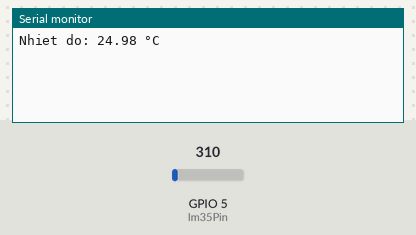
Bench run of a sketch on a simulated ESP32-S3. Parts: the last lines printed to the serial monitor. The inputs (shaded band) are chosen by the test bench; at power-on: GPIO 5 (lm35Pin) = 310.

Above: at 1.2 s.
1.3 s: GPIO 5 (lm35Pin) set to 372
At 1.3 s:
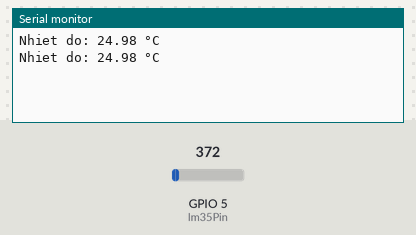
2.8 s: GPIO 5 (lm35Pin) set to 434
At 4.0 s:
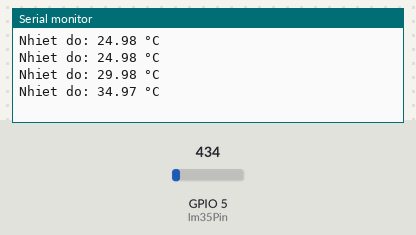
Timing chart, 0 to 5.8 s (numbered marks = the images above; inputs shaded):
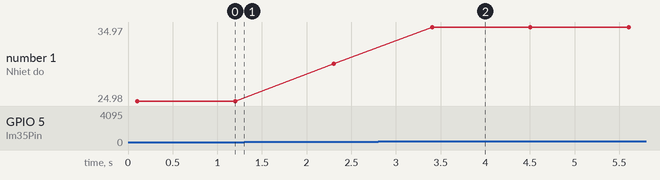

The sketch:

do_nhietdo.ino
```cpp
const int lm35Pin = 5; // GPIO5 của ESP32-S3
const int numSamples = 10; // số mẫu trung bình

void setup() {
  Serial.begin(9600);
}

void loop() {
  long total = 0;

  // Lấy mẫu nhiều lần để giảm nhiễu
  for (int i = 0; i < numSamples; i++) {
    total += analogRead(lm35Pin);
    delay(10); // nhỏ để ổn định đọc ADC
  }

  float average = total / (float)numSamples;
  float voltage = (average / 4095.0) * 3.3; // 12-bit ADC, 3.3V
  float temperatureC = voltage / 0.01;

  Serial.print("Nhiet do: ");
  Serial.print(temperatureC, 2);
  Serial.println(" °C");

  delay(1000);
}
```

Measured:
- after the input at 2.8 s, the serial monitor: prints a new line after 0.60 s (image 2)
- plotted number 1: 24.98 → 29.98 after the input at 1.3 s, 29.98 → 34.97 after the input at 2.8 s
